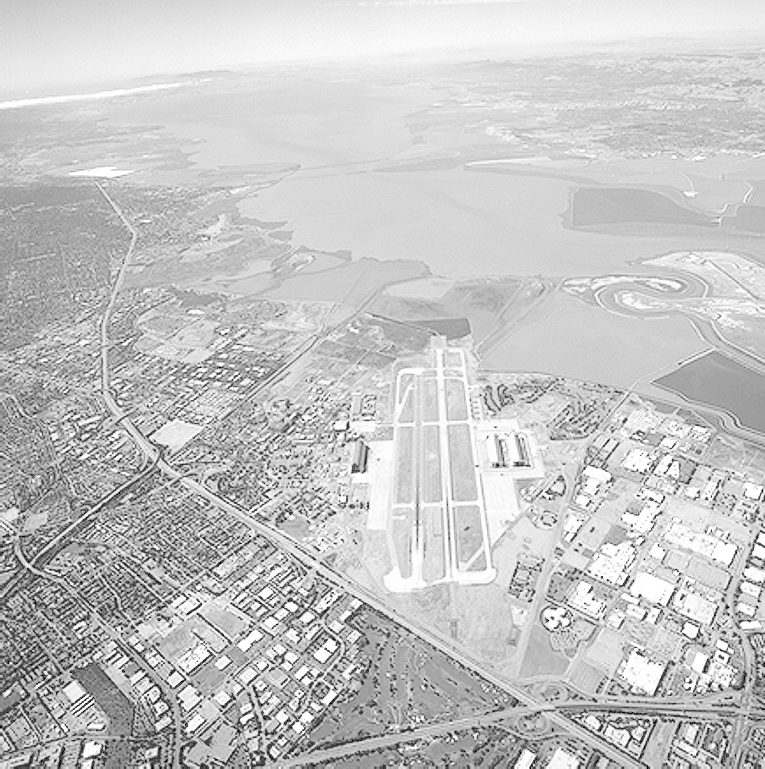
#> input picture images/runway.png, 765 x 769 px; the run also reads 2 pictures not shown here
$ python main.py   (older library calls are emulated)
#> lines starting #> are read from the running program, lines starting #| are printed output that depends on the picture
### src/utils.py
import os
from pathlib import Path

import cv2
PROJECT_ROOT = Path(__file__).resolve().parents[1]
IMAGES_DIR = PROJECT_ROOT / "images"
OUTPUTS_DIR = PROJECT_ROOT / "outputs"
MPLCONFIG_DIR = OUTPUTS_DIR / ".matplotlib"
MPLCONFIG_DIR.mkdir(parents=True, exist_ok=True)
os.environ.setdefault("MPLCONFIGDIR", str(MPLCONFIG_DIR))

import matplotlib
import numpy as np

matplotlib.use("Agg")
import matplotlib.pyplot as plt


def image_path(name: str) -> Path:
    return IMAGES_DIR / name


def output_path(*parts: str) -> Path:
    path = OUTPUTS_DIR.joinpath(*parts)
    path.parent.mkdir(parents=True, exist_ok=True)
    return path


def read_gray(path: str | Path) -> np.ndarray:
    img = cv2.imread(str(path), cv2.IMREAD_GRAYSCALE)
    if img is None:
        raise FileNotFoundError(f"Cannot read image: {path}")
    return img


def read_color(path: str | Path) -> np.ndarray:
    img = cv2.imread(str(path), cv2.IMREAD_COLOR)
    if img is None:
        raise FileNotFoundError(f"Cannot read image: {path}")
    return cv2.cvtColor(img, cv2.COLOR_BGR2RGB)


def save_image(path: str | Path, img: np.ndarray) -> None:
    path = Path(path)
    path.parent.mkdir(parents=True, exist_ok=True)
    if img.ndim == 3:
        cv2.imwrite(str(path), cv2.cvtColor(img, cv2.COLOR_RGB2BGR))
    else:
        cv2.imwrite(str(path), img)


def write_text(path: str | Path, content: str) -> None:
    path = Path(path)
    path.parent.mkdir(parents=True, exist_ok=True)
    path.write_text(content, encoding="utf-8")


def normalize_to_01(img: np.ndarray) -> np.ndarray:
    return img.astype(np.float32) / 255.0


def denormalize_from_01(img: np.ndarray) -> np.ndarray:
    return np.clip(img * 255.0, 0, 255).astype(np.uint8)


def show_histogram(img: np.ndarray, title: str, save_path: str | Path) -> None:
    plt.figure(figsize=(7, 4))
    plt.hist(img.ravel(), bins=256, range=(0, 256), color="steelblue")
    plt.title(title)
    plt.xlabel("Intensity")
    plt.ylabel("Pixel Count")
    plt.tight_layout()
    plt.savefig(str(save_path), dpi=180, bbox_inches="tight")
    plt.close()


def save_side_by_side(
    images: list[np.ndarray], titles: list[str], save_path: str | Path, cmap: str | None = None
) -> None:
    cols = len(images)
    plt.figure(figsize=(5 * cols, 4))
    for index, (image, title) in enumerate(zip(images, titles), start=1):
        plt.subplot(1, cols, index)
        if image.ndim == 2:
            plt.imshow(image, cmap=cmap or "gray")
        else:
            plt.imshow(image)
        plt.title(title)
        plt.axis("off")
    plt.tight_layout()
    plt.savefig(str(save_path), dpi=180, bbox_inches="tight")
    plt.close()

### src/q1.py
import numpy as np

from utils import image_path, output_path, read_gray, save_image, save_side_by_side


def gamma_correction(img: np.ndarray, gamma: float) -> np.ndarray:
    normalized = img.astype(np.float32) / 255.0
    corrected = np.power(normalized, gamma)
    return np.clip(corrected * 255.0, 0, 255).astype(np.uint8)


def contrast_stretch(img: np.ndarray, r1: float = 0.2, r2: float = 0.8) -> np.ndarray:
    normalized = img.astype(np.float32) / 255.0
    stretched = np.zeros_like(normalized)
    middle = (normalized >= r1) & (normalized <= r2)
    stretched[middle] = (normalized[middle] - r1) / (r2 - r1)
    stretched[normalized > r2] = 1.0
    return np.clip(stretched * 255.0, 0, 255).astype(np.uint8)


def run() -> None:
    img = read_gray(image_path("runway.png"))
    gamma_05 = gamma_correction(img, 0.5)
    gamma_2 = gamma_correction(img, 2.0)
    stretched = contrast_stretch(img, 0.2, 0.8)

    save_image(output_path("q1", "original.png"), img)
    save_image(output_path("q1", "gamma_0_5.png"), gamma_05)
    save_image(output_path("q1", "gamma_2_0.png"), gamma_2)
    save_image(output_path("q1", "contrast_stretch.png"), stretched)
    save_side_by_side(
        [img, gamma_05, gamma_2, stretched],
        ["Original", "Gamma 0.5", "Gamma 2.0", "Contrast stretch"],
        output_path("q1", "comparison.png"),
    )


# [2 lines that do not run on import are left out]

### src/q3.py
import numpy as np

from utils import image_path, output_path, read_gray, save_image, save_side_by_side


def my_hist_equalization(img: np.ndarray) -> np.ndarray:
    hist = np.bincount(img.ravel(), minlength=256)
    cdf = hist.cumsum()
    nonzero = cdf[cdf > 0]
    cdf_min = nonzero[0]
    lut = np.round((cdf - cdf_min) * 255.0 / (img.size - cdf_min)).clip(0, 255).astype(np.uint8)
    lut[cdf == 0] = 0
    return lut[img]


def run() -> None:
    img = read_gray(image_path("runway.png"))
    equalized = my_hist_equalization(img)
    save_image(output_path("q3", "original.png"), img)
    save_image(output_path("q3", "hist_equalized.png"), equalized)
    save_side_by_side(
        [img, equalized],
        ["Original", "Manual histogram equalization"],
        output_path("q3", "comparison.png"),
    )


# [2 lines that do not run on import are left out]

### src/q4.py
import cv2
import numpy as np

from utils import image_path, output_path, read_color, save_image, save_side_by_side, write_text


def equalize_foreground_only(gray: np.ndarray, mask: np.ndarray) -> np.ndarray:
    foreground = gray[mask > 0]
    hist = np.bincount(foreground, minlength=256)
    cdf = hist.cumsum()
    cdf_nonzero = cdf[cdf > 0]
    cdf_min = cdf_nonzero[0]
    lut = np.round((cdf - cdf_min) * 255.0 / (foreground.size - cdf_min)).clip(0, 255).astype(np.uint8)
    lut[cdf == 0] = 0

    result = gray.copy()
    result[mask > 0] = lut[result[mask > 0]]
    return result


def run() -> None:
    img = read_color(image_path("woman_door.png"))
    gray = cv2.cvtColor(img, cv2.COLOR_RGB2GRAY)
    threshold, mask = cv2.threshold(gray, 0, 255, cv2.THRESH_BINARY + cv2.THRESH_OTSU)
    equalized = equalize_foreground_only(gray, mask)

    save_image(output_path("q4", "original_gray.png"), gray)
    save_image(output_path("q4", "otsu_mask.png"), mask)
    save_image(output_path("q4", "equalized_foreground.png"), equalized)
    save_side_by_side(
        [gray, mask, equalized],
        ["Grayscale", "Otsu foreground mask", "Foreground equalized"],
        output_path("q4", "comparison.png"),
    )
    write_text(
        output_path("q4", "notes.txt"),
        "\n".join(
            [
                f"Otsu threshold: {threshold:.2f}",
                "Revealed features: darker interior details in the room and subtle structures around the doorway become more visible after equalizing only the foreground region.",
            ]
        ),
    )


# [2 lines that do not run on import are left out]

### src/q2.py
import cv2
import numpy as np

from utils import image_path, output_path, read_color, save_image, save_side_by_side, show_histogram, write_text


def gamma_on_l_channel(rgb_img: np.ndarray, gamma: float) -> tuple[np.ndarray, np.ndarray, np.ndarray]:
    lab = cv2.cvtColor(rgb_img, cv2.COLOR_RGB2LAB)
    l_channel, a_channel, b_channel = cv2.split(lab)
    l_norm = l_channel.astype(np.float32) / 255.0
    corrected_l = np.power(l_norm, gamma)
    corrected_l = np.clip(corrected_l * 255.0, 0, 255).astype(np.uint8)
    corrected_lab = cv2.merge([corrected_l, a_channel, b_channel])
    corrected_rgb = cv2.cvtColor(corrected_lab, cv2.COLOR_LAB2RGB)
    return l_channel, corrected_l, corrected_rgb


def run() -> None:
    gamma = 0.7
    img = read_color(image_path("highlights_and_shadows.jpg"))
    original_l, corrected_l, corrected_rgb = gamma_on_l_channel(img, gamma)

    save_image(output_path("q2", "original.png"), img)
    save_image(output_path("q2", "corrected_lab_gamma.png"), corrected_rgb)
    save_image(output_path("q2", "original_l.png"), original_l)
    save_image(output_path("q2", "corrected_l.png"), corrected_l)
    show_histogram(original_l, "Original L-channel histogram", output_path("q2", "original_hist.png"))
    show_histogram(corrected_l, "Gamma-corrected L-channel histogram", output_path("q2", "corrected_hist.png"))
    save_side_by_side(
        [img, corrected_rgb],
        ["Original", "Gamma correction on L*"],
        output_path("q2", "comparison.png"),
    )
    write_text(output_path("q2", "gamma_value.txt"), "Gamma used on the L* channel: 0.7\n")


# [2 lines that do not run on import are left out]

### src/q5.py
import cv2
import numpy as np

from utils import image_path, output_path, read_gray, save_image, save_side_by_side, write_text
import matplotlib.pyplot as plt


def gaussian_kernel(size: int, sigma: float) -> np.ndarray:
    radius = size // 2
    yy, xx = np.mgrid[-radius : radius + 1, -radius : radius + 1]
    kernel = np.exp(-((xx**2 + yy**2) / (2.0 * sigma**2)))
    kernel /= kernel.sum()
    return kernel


def convolve_manual(image: np.ndarray, kernel: np.ndarray) -> np.ndarray:
    radius = kernel.shape[0] // 2
    padded = np.pad(image.astype(np.float64), ((radius, radius), (radius, radius)), mode="reflect")
    result = np.zeros_like(image, dtype=np.float64)
    for row in range(image.shape[0]):
        for col in range(image.shape[1]):
            region = padded[row : row + kernel.shape[0], col : col + kernel.shape[1]]
            result[row, col] = np.sum(region * kernel)
    return np.clip(result, 0, 255).astype(np.uint8)


def plot_kernel_surface(kernel: np.ndarray, title: str, save_path: str) -> None:
    y = np.arange(kernel.shape[0])
    x = np.arange(kernel.shape[1])
    xx, yy = np.meshgrid(x, y)
    fig = plt.figure(figsize=(7, 5))
    ax = fig.add_subplot(111, projection="3d")
    ax.plot_surface(xx, yy, kernel, cmap="viridis")
    ax.set_title(title)
    ax.set_xlabel("x")
    ax.set_ylabel("y")
    ax.set_zlabel("value")
    plt.tight_layout()
    plt.savefig(save_path, dpi=180, bbox_inches="tight")
    plt.close()


def run() -> None:
    image = read_gray(image_path("rice.png"))
    kernel_5 = gaussian_kernel(5, 2.0)
    kernel_51 = gaussian_kernel(51, 2.0)
    manual = convolve_manual(image, kernel_5)
    opencv = cv2.GaussianBlur(image, (5, 5), sigmaX=2.0, sigmaY=2.0)

    save_image(output_path("q5", "original.png"), image)
    save_image(output_path("q5", "manual_gaussian_blur.png"), manual)
    save_image(output_path("q5", "opencv_gaussian_blur.png"), opencv)
    plot_kernel_surface(kernel_51, "51x51 Gaussian kernel, sigma=2", str(output_path("q5", "gaussian_kernel_51x51_surface.png")))
    save_side_by_side(
        [image, manual, opencv],
        ["Original", "Manual Gaussian smoothing", "OpenCV Gaussian smoothing"],
        output_path("q5", "comparison.png"),
    )
    write_text(
        output_path("q5", "gaussian_kernel_5x5_sigma2.txt"),
        np.array2string(kernel_5, precision=8, suppress_small=True),
    )


# [2 lines that do not run on import are left out]

### src/q6.py
import cv2
import numpy as np

from utils import image_path, output_path, read_gray, save_image, save_side_by_side, write_text
import matplotlib.pyplot as plt


# [43 lines left out: functions derivative_of_gaussian_kernels, convolve_float, normalize_for_display, plot_kernel_surface, not called in this run]


def run() -> None:
    image = read_gray(image_path("brain_proton_density_slice.png"))
    gx_5, gy_5 = derivative_of_gaussian_kernels(5, 2.0)
    gx_51, _ = derivative_of_gaussian_kernels(51, 2.0)

    grad_x = convolve_float(image, gx_5)
    grad_y = convolve_float(image, gy_5)
    magnitude = np.hypot(grad_x, grad_y)

    sobel_x = cv2.Sobel(image, cv2.CV_64F, 1, 0, ksize=3)
    sobel_y = cv2.Sobel(image, cv2.CV_64F, 0, 1, ksize=3)
    sobel_magnitude = np.hypot(sobel_x, sobel_y)

    save_image(output_path("q6", "original.png"), image)
    save_image(output_path("q6", "manual_grad_x.png"), normalize_for_display(grad_x))
    save_image(output_path("q6", "manual_grad_y.png"), normalize_for_display(grad_y))
    save_image(output_path("q6", "manual_gradient_magnitude.png"), normalize_for_display(magnitude))
    save_image(output_path("q6", "sobel_x.png"), normalize_for_display(sobel_x))
    save_image(output_path("q6", "sobel_y.png"), normalize_for_display(sobel_y))
    save_image(output_path("q6", "sobel_gradient_magnitude.png"), normalize_for_display(sobel_magnitude))
    plot_kernel_surface(
        gx_51,
        "51x51 derivative-of-Gaussian kernel in x, sigma=2",
        str(output_path("q6", "dog_kernel_x_51x51_surface.png")),
    )
    save_side_by_side(
        [normalize_for_display(magnitude), normalize_for_display(sobel_magnitude)],
        ["Manual DoG magnitude", "Sobel magnitude"],
        output_path("q6", "comparison.png"),
    )
    write_text(
        output_path("q6", "dog_kernel_5x5_sigma2.txt"),
        "\n\n".join(
            [
                "Gx:\n" + np.array2string(gx_5, precision=8, suppress_small=True),
                "Gy:\n" + np.array2string(gy_5, precision=8, suppress_small=True),
                "Comparison note:\nThe derivative-of-Gaussian response is smoother because differentiation is preceded by Gaussian smoothing. Sobel produces stronger, slightly sharper edge responses and is usually more sensitive to noise.",
            ]
        ),
    )


# [2 lines that do not run on import are left out]

### src/main.py
from q1 import run as run_q1
from q2 import run as run_q2
from q3 import run as run_q3
from q4 import run as run_q4
from q5 import run as run_q5
from q6 import run as run_q6
from q7 import run as run_q7
from q8 import run as run_q8
from q9 import run as run_q9
from q10 import run as run_q10
from q11 import run as run_q11
from q12 import run as run_q12


def main() -> None:
    for runner in [
        run_q1,
        run_q2,
        run_q3,
        run_q4,
        run_q5,
        run_q6,
        run_q7,
        run_q8,
        run_q9,
        run_q10,
        run_q11,
        run_q12,
    ]:
        runner()
#> this loop made 6 passes
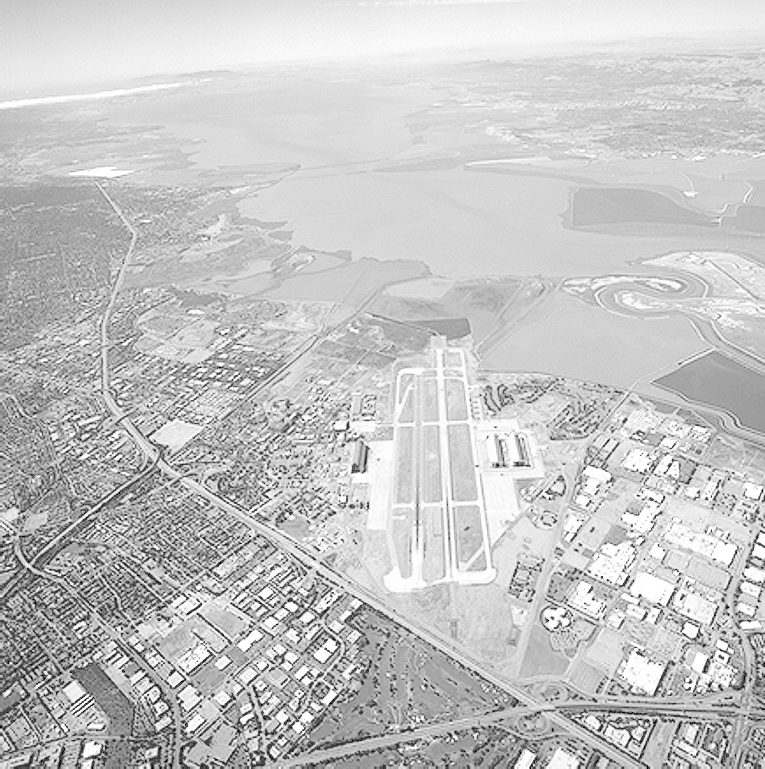
#> input picture images/runway.png, 765 x 769 px
#> pass 1, in gamma_correction, `corrected = np.power(normalized, gamma)`:
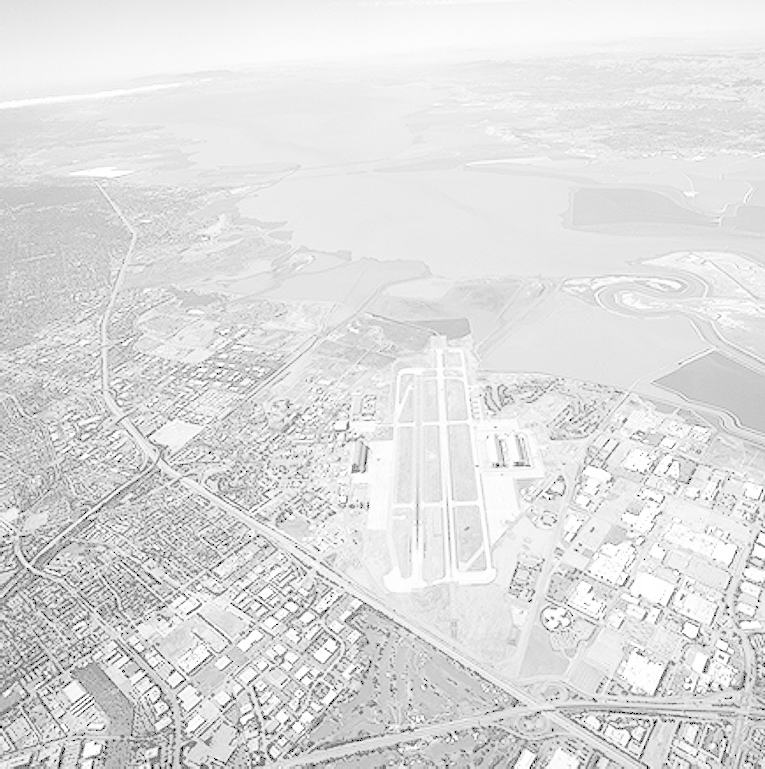
#> corrected: shape (769, 765) float32; min 0, max 1, mean 0.873
#> pass 1, in gamma_correction (call 2), `corrected = np.power(normalized, gamma)`:
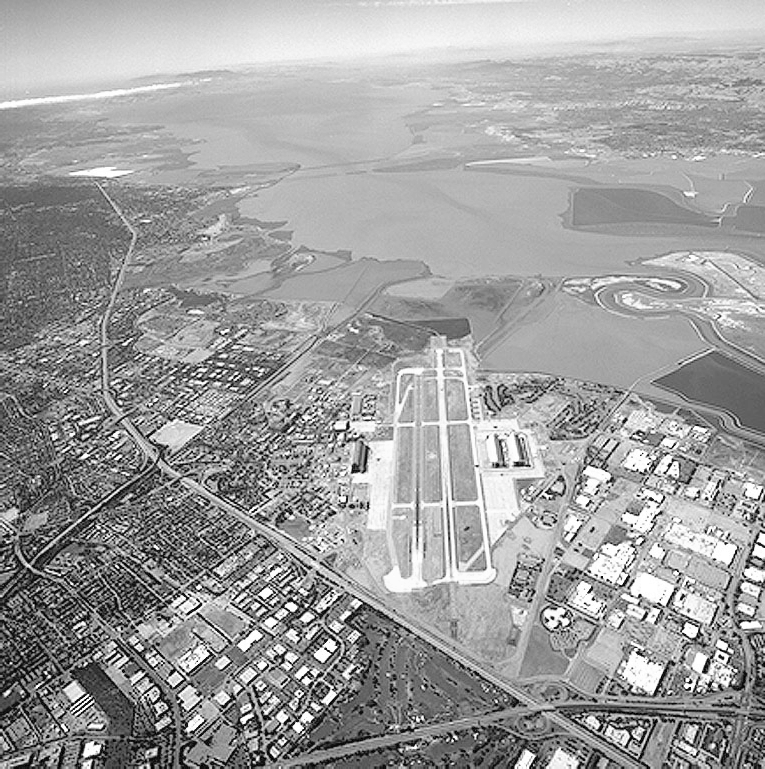
#> corrected: shape (769, 765) float32; min 0, max 1, mean 0.623
#> pass 1, in save_side_by_side, `plt.savefig(str(save_path), dpi=180, bbox_inches="tight")`:
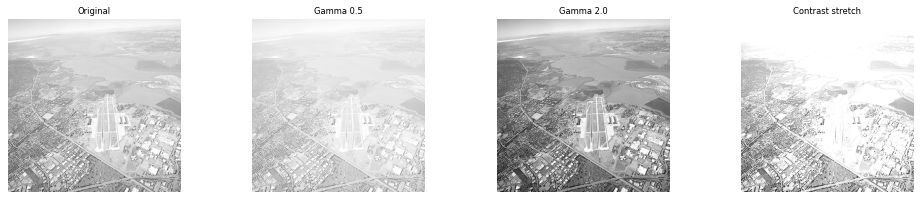
#> figure drawn by matplotlib, 4 panels
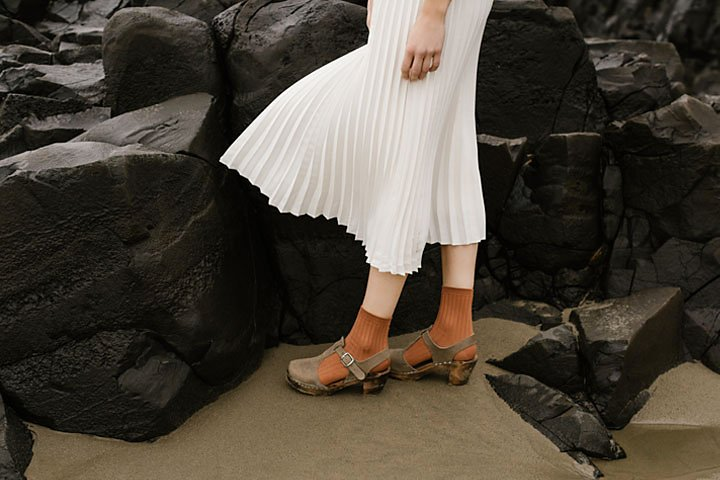
#> input picture images/highlights_and_shadows.jpg, 720 x 480 px
#> pass 2, in show_histogram, `plt.savefig(str(save_path), dpi=180, bbox_inches="tight")`:
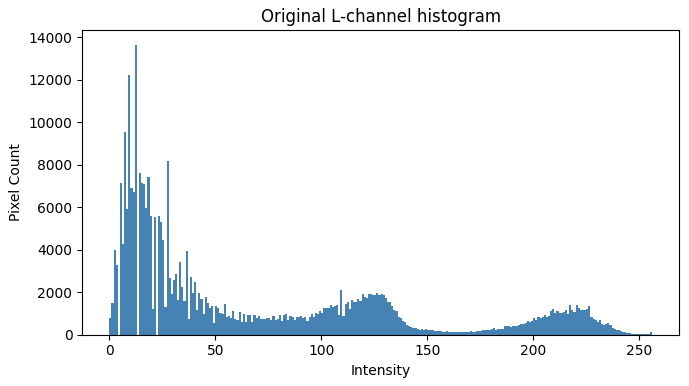
#> figure drawn by matplotlib, 1 panel; tallest bar 13634 high, from x = 12 to 13
#> pass 2, in show_histogram (call 2), `plt.savefig(str(save_path), dpi=180, bbox_inches="tight")`:
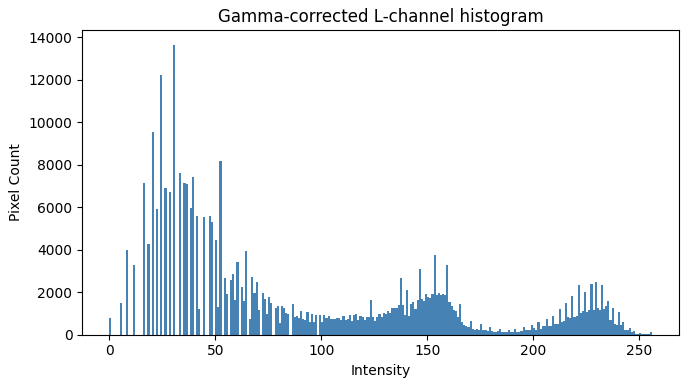
#> figure drawn by matplotlib, 1 panel; tallest bar 13634 high, from x = 30 to 31
#> pass 2, in save_side_by_side (call 2), `plt.savefig(str(save_path), dpi=180, bbox_inches="tight")`:
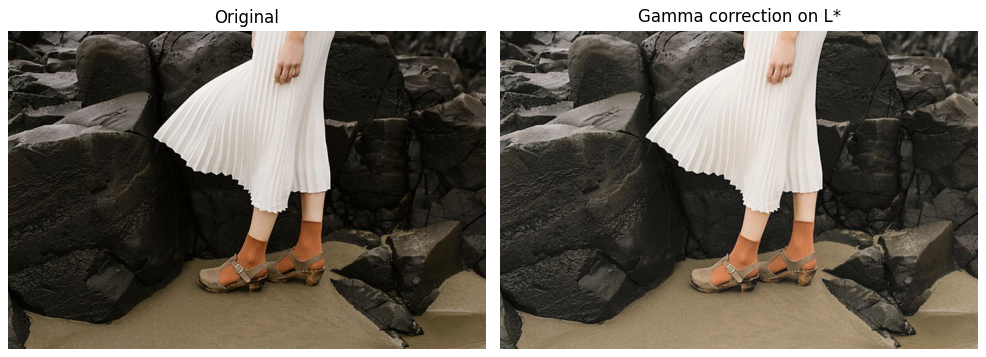
#> figure drawn by matplotlib, 2 panels
    print("All questions completed.")


if __name__ == "__main__":
#> (the run stopped early here; a loop or call above may not have finished)
